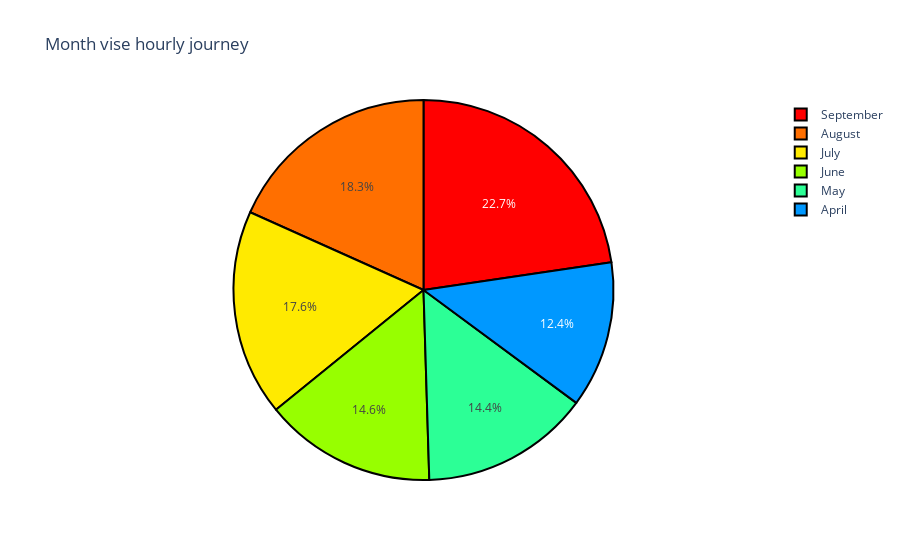

Notebook code for this chart:
### Code cell
plt.figure(figsize=(20,15))
fig3=px.pie(data_frame=df,
        values=df.groupby("month_name")["hour"].count(),
        hover_name=df.groupby("month_name")["hour"].count().index,
         color_discrete_sequence=px.colors.sequential.Rainbow_r,
        names=df.month_name.unique(),
        title="Month vise hourly journey",
        #labels={"value":"Hour"}
        
    
)
fig3.update_traces( 
                  marker=dict( line=dict(color='#000000', width=2)))

### Figure 1 — Plotly figure (JSON) as saved in the notebook; plotly's stock layout.template omitted (floating-point values rounded to 4 significant figures)
{"data": [{"domain": {"x": [0, 1], "y": [0, 1]}, "hovertemplate": "<b>%{hovertext}</b><br><br>label=%{label}<br>value=%{value}<extra></extra>", "hovertext": ["April", "August", "July", "June", "May", "September"], "labels": ["April", "August", "July", "June", "May", "September"], "legendgroup": "", "marker": {"line": {"color": "#000000", "width": 2}}, "name": "", "showlegend": true, "type": "pie", "values": [564516, 829275, 796121, 663844, 652435, 1028136]}], "layout": {"legend": {"tracegroupgap": 0}, "piecolorway": ["rgb(255,0,0)", "rgb(255,111,0)", "rgb(255,234,0)", "rgb(151,255,0)", "rgb(44,255,150)", "rgb(0,152,255)", "rgb(0,25,255)", "rgb(0,0,200)", "rgb(150,0,90)"], "title": {"text": "Month vise hourly journey"}}}
